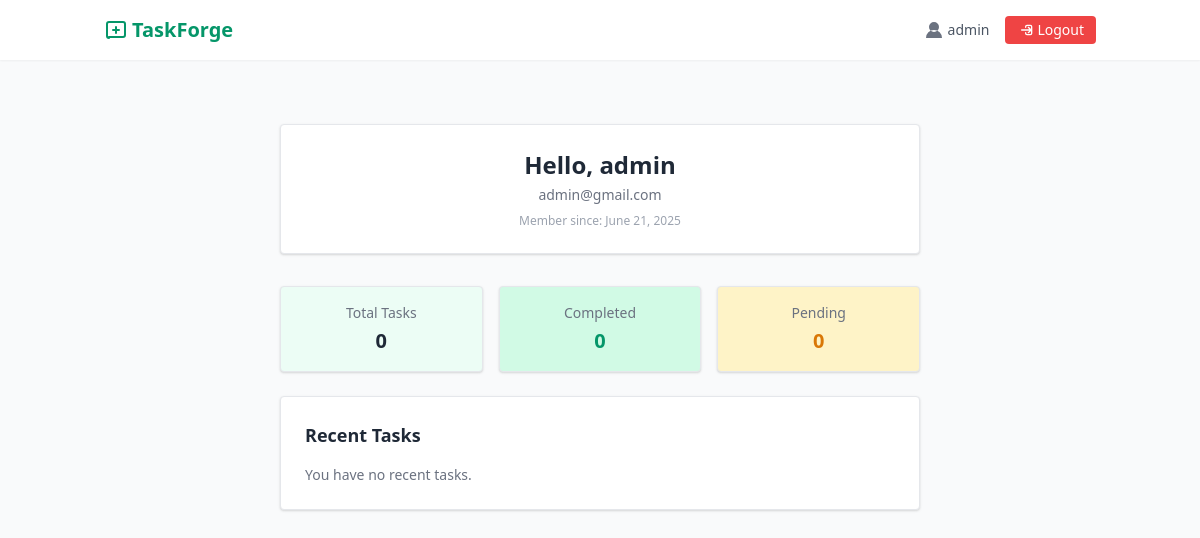
The app's page /profile/ (signed in), older data.
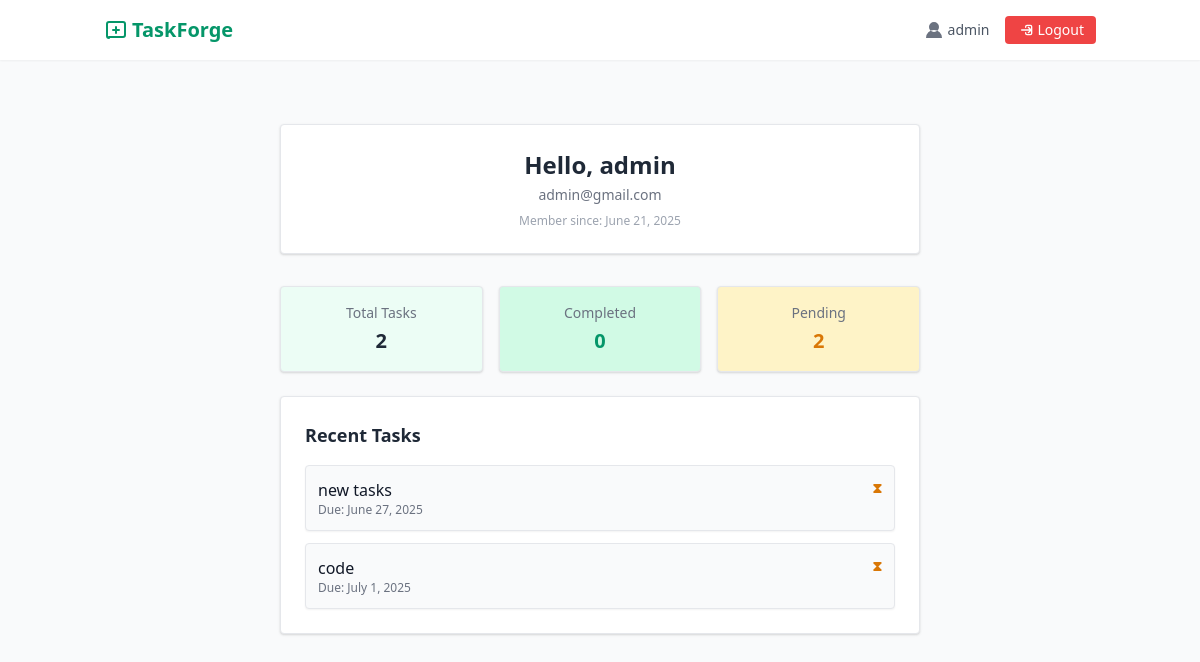
The same page, newer data.
### tasks/models.py (models this page shows, shortened)
class Task(models.Model):
    STATUS_CHOICES = [
    ('pending', 'Pending'),
    ('in_progress', 'In Progress'),
    ('completed', 'Completed'),
]
    user = models.ForeignKey(User, on_delete=models.CASCADE)
    title = models.CharField(max_length=255)
    description = models.TextField(blank=True)
    status = models.CharField(max_length=20, choices=STATUS_CHOICES, default='pending')
    due_date = models.DateField(null=True, blank=True)
    created_at = models.DateTimeField(auto_now_add=True)

### tasks/views.py (the view)
# urls.py: path('profile/', task_views.profile, name='profile'),
@login_required
def profile(request):
    tasks = Task.objects.filter(user=request.user)
    total = tasks.count()
    completed = tasks.filter(status='completed').count()
    pending = tasks.filter(status='pending').count()
    return render(request, 'tasks/profile.html', {
        'user': request.user,
        'total': total,
        'completed': completed,
        'pending': pending,
        'tasks': tasks[:5]  # show recent 5 tasks
    })

### templates/tasks/profile.html
{% extends 'tasks/base.html' %}
{% block content %}
<div class="max-w-2xl mx-auto py-10 px-4">
  <div class="bg-white p-6 rounded shadow border mb-8 text-center">
    <h2 class="text-2xl font-bold text-gray-800 mb-1">Hello, {{ user.username }}</h2>
    <p class="text-gray-500 text-sm mb-2">{{ user.email }}</p>
    <p class="text-gray-400 text-xs">Member since: {{ user.date_joined|date:"F j, Y" }}</p>
  </div>
  <div class="grid grid-cols-1 sm:grid-cols-3 gap-4 text-center mb-6">
    <div class="bg-green-50 p-4 rounded shadow border">
      <h4 class="text-sm text-gray-500 mb-1">Total Tasks</h4>
      <p class="text-xl font-semibold text-gray-800">{{ total }}</p>
    </div>
    <div class="bg-green-100 p-4 rounded shadow border">
      <h4 class="text-sm text-gray-500 mb-1">Completed</h4>
      <p class="text-xl font-semibold text-green-600">{{ completed }}</p>
    </div>
    <div class="bg-yellow-100 p-4 rounded shadow border">
      <h4 class="text-sm text-gray-500 mb-1">Pending</h4>
      <p class="text-xl font-semibold text-yellow-600">{{ pending }}</p>
    </div>
  </div>
  <div class="bg-white p-6 rounded shadow border">
    <h3 class="text-lg font-semibold text-gray-800 mb-4">Recent Tasks</h3>
    {% if tasks %}
      <ul class="space-y-3">
        {% for task in tasks %}
          <li class="bg-gray-50 p-3 rounded border text-left shadow-sm">
            <div class="flex justify-between">
              <div>
                <p class="font-medium text-gray-900">{{ task.title }}</p>
                <p class="text-xs text-gray-500">Due: {{ task.due_date|default:"N/A" }}</p>
              </div>
              {% if task.status == "completed" %}
                <span class="text-green-600 font-bold text-sm">✓</span>
              {% else %}
                <span class="text-yellow-600 font-bold text-sm">⧗</span>
              {% endif %}
            </div>
          </li>
        {% endfor %}
      </ul>
    {% else %}
      <p class="text-gray-500 text-sm">You have no recent tasks.</p>
    {% endif %}
  </div>
</div>
{% endblock %}

Row changes from the older to the newer data that the page shows:
added Task: title "new tasks", due_date "June 27, 2025"
added Task: title "code", due_date "July 1, 2025"
Text that changed along with them:
{{ total }}: "0" → "2"
{{ pending }}: "0" → "2"
text no longer shown: "You have no recent tasks."
